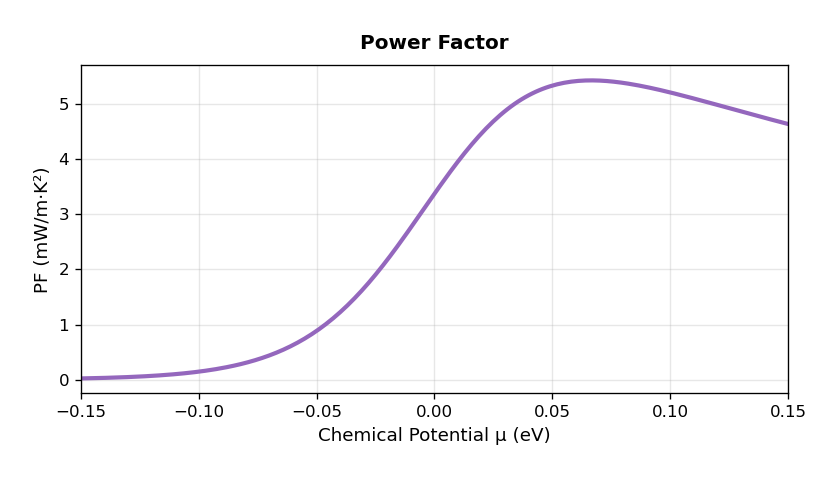

This chart was generated by the following Python code:
import numpy as np
import matplotlib.pyplot as plt
import mpmath as mp

# Physical constants
k_B = 1.380649e-23        # Boltzmann constant, J/K
eV_to_J = 1.602176634e-19 # 1 eV in J
e = 1.602176634e-19       # Elementary charge, C
h = 6.62607015e-34        # Planck constant, J·s
hbar = h / (2 * np.pi)    # Reduced Planck constant, J·s
m_e = 9.1093837015e-31    # Electron mass, kg

# Material parameters for Bi₂Te₃ at 300 K
T = 300.0                 # Temperature, K
m_star = 1.06 * m_e       # Effective mass, kg
mu_mobility = 0.02        # Mobility, m²/V·s (200 cm²/V·s)
g3D_prefactor = (1/(2*np.pi**2)) * ((2*m_star/hbar**2)**1.5)
C = e * mu_mobility * g3D_prefactor * (k_B * T)**1.5  # Conductivity prefactor

# Gamma function
gamma_3_2 = float(mp.gamma(1.5))  # Γ(3/2)

# Chemical potential range matching six-panel layout
mu_eV = np.linspace(-0.15, 0.15, 200)

# Compute Power Factor PF in W/m·K²
PF_vals = []
for mu in mu_eV:
    mu_J = mu * eV_to_J
    eta = mu_J / (k_B * T)
    z = -mp.e**(eta)
    Li_half  = float(mp.polylog(0.5, z).real)
    Li_3half = float(mp.polylog(1.5, z).real)
    
    # Electrical conductivity σ (S/m)
    sigma = -C * gamma_3_2 * Li_3half
    
    # Seebeck coefficient S (V/K)
    S = - (np.pi**2 / 3) * (k_B / e) * (Li_half / Li_3half)
    
    # Power Factor PF = S^2 * σ
    PF_vals.append((S**2) * abs(sigma))

PF_vals = np.array(PF_vals)

# Convert to mW/m·K² for plotting
PF_vals_mW = PF_vals * 1e3

plt.style.use('default')
fig, ax = plt.subplots(figsize=(7, 4), dpi=120)

ax.plot(mu_eV, PF_vals_mW, color='#9467bd', linewidth=2.5)
ax.set_xlabel('Chemical Potential μ (eV)', fontsize=11)
ax.set_ylabel('PF (mW/m·K²)', fontsize=11)
ax.set_title('Power Factor', fontsize=12, fontweight='bold', pad=10)
ax.grid(True, alpha=0.3)
ax.set_xlim(mu_eV[0], mu_eV[-1])
ax.tick_params(labelsize=10)

plt.tight_layout(pad=2.0)
plt.savefig("Power Factor")
plt.show()
